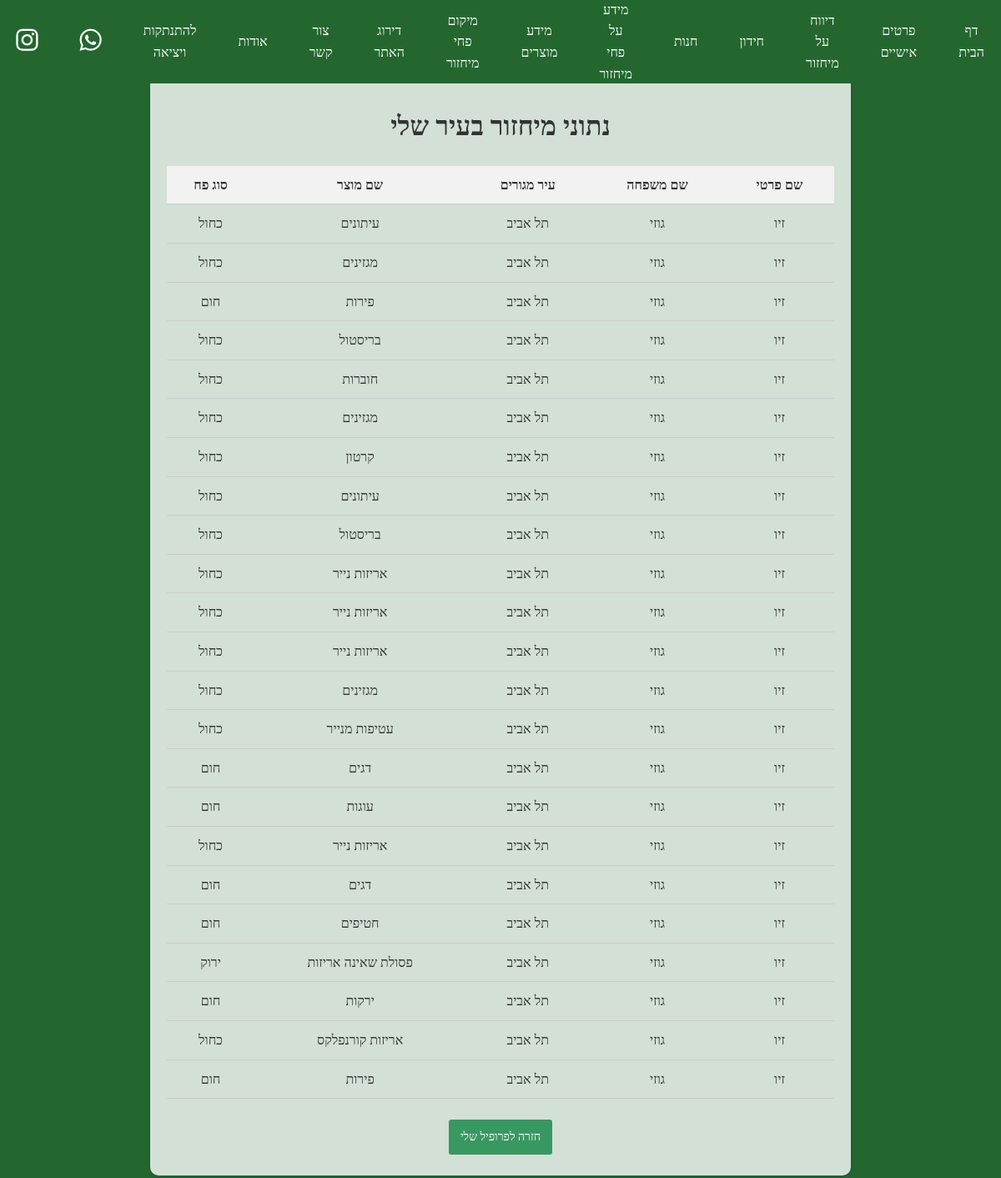
Screenshot of /website/recycling_bin/ (signed in) with the database file from the repository.
### website/models.py (models this page shows, shortened)
class usersrecycling(models.Model):
	creationDT = models.DateTimeField(auto_now_add=True)
	user = models.ForeignKey(User, on_delete=models.CASCADE)
	product = models.ForeignKey(products, on_delete=models.CASCADE)
	userImg = models.ImageField(upload_to="usersImgs/")
	STATUS_CHOICES = (
		(0, 'ממתין לאישור'),
		(1, 'אושר'),
		(2, 'נדחה'),
	)
	status = models.IntegerField(choices=STATUS_CHOICES, default=0)

class User(AbstractUser):
	first_name = models.CharField(max_length=50)
	last_name = models.CharField(max_length=50)
	email = models.EmailField(max_length=100, unique=True)
	USER_TYPE_CHOICES = (
		(0, 'Private'),
		(1, 'Corporation')
	)
	user_type = models.SmallIntegerField(default=0, choices=USER_TYPE_CHOICES)
	location = models.CharField(max_length=50)
	comp_num = models.PositiveIntegerField(blank=True, null=True)
	points = models.PositiveIntegerField(default=0)
	class Meta:
		app_label = 'website'
		verbose_name = 'User'
		verbose_name_plural = 'Users'

class products(models.Model):
	product_name = models.CharField(max_length=255)
	Product_type = models.BooleanField(default=False)
	value = models.PositiveIntegerField(default=10)
	BIN_TYPE_CHOICES = (
		('כתום', 'כתום'),
		('כחול', 'כחול'),
		('חום', 'חום'),
		('ירוק', 'ירוק'),
		('סגול', 'סגול'),
		('אפור', 'אפור'),
		('מיחזורית- בקבוקי שתייה בנפח של מעל 1.5 ליטר ', 'מיחזורית- בקבוקי שתייה בנפח של מעל 1.5 ליטר '),
		('קרטוניה', 'קרטוניה'),
	)
	bin_type = models.CharField(max_length=255, choices=BIN_TYPE_CHOICES, null=True, blank=True)

### website/views.py (the view)
# urls.py: path('recycling_bin/', views.recycling_bin, name='recycling_bin'),
@login_required
def recycling_bin(request):
    loginuser = request.user
    checkadmin = loginuser.is_superuser
    usertype = loginuser.user_type
    userID = loginuser.id
    userLocation = loginuser.location
    if checkadmin:
        usertype = "a"
    recycling_data = usersrecycling.objects.filter(user__location=userLocation)  # ניגשנו לשדה בתוך שדה עם __
    context = {
        'recycling_data': recycling_data,
        'userType': usertype,
    }
    return render(request, 'recycling_bin.html', context)

### website/templates/recycling_bin.html (shortened to what this page needs)
{% extends "master.html" %}
{% block content %}
<div class="container" style="background-color: rgba(255, 255, 255, 0.8); max-width: 800px; margin: 0 auto; padding: 20px; border-radius: 10px; box-shadow: 0px 2px 5px rgba(0, 0, 0, 0.1); text-align: center;">
    <br>
    <br>
    <br>
    <h1>  נתוני מיחזור בעיר שלי  </h1>
    <table style="width: 100%; margin-bottom: 20px; border-collapse: collapse; text-align: center;">
        <tr>
            <th>שם פרטי</th>
            <th>שם משפחה</th>
            <th>עיר מגורים</th>
            <th>שם מוצר</th>
            <th>סוג פח</th>
        </tr>
        {% for p in recycling_data %}
        <tr>
            <td>{{ p.user.first_name }}</td>
            <td>{{ p.user.last_name }}</td>
            <td>{{ p.user.location }}</td>
            <td>{{ p.product.product_name }}</td>
            <td>{{ p.product.bin_type }}</td>
        </tr>
        {% endfor %}
    </table>
    <a href="{% url 'userform' %}" style="display: inline-block; padding: 8px 12px; margin: 5px; font-size: 14px; text-decoration: none; color: #fff; background-color: #389862; border: 2px solid transparent; border-radius: 3px; cursor: pointer; transition: background-color 0.3s ease, border-color 0.3s ease, color 0.3s ease;">חזרה לפרופיל שלי</a>
</div>
{% endblock %}

### website/static/css/styles.css (style rules this page uses)
body { font-size: 16px; line-height: 1.6; color: #333; background-image: url('https://images.immediate.co.uk/production/volatile/sites/10/2023/06/2048x1365-Oak-trees-SEO-GettyImages-90590330-b6bfe8b.jpg?quality=90&webp=true&resize=1200,800'); background-size: cover; background-repeat: no-repeat; background-attachment: fixed; background-position: center calc(15% - 50px); direction: rtl; margin: 100; padding: 100; background-color: #23672f; }

### website/templates/recycling_bin.html (style rules this page uses)
th, td { padding: 10px; border-bottom: 1px solid #ccc; text-align: center; }
th { background-color: #f2f2f2; }

### rows the page displays
usersrecycling: user.first_name "זיו", user.last_name "גוזי", user.location "תל אביב", product.product_name "עיתונים", product.bin_type "כחול"
usersrecycling: user.first_name "זיו", user.last_name "גוזי", user.location "תל אביב", product.product_name "מגזינים", product.bin_type "כחול"
usersrecycling: user.first_name "זיו", user.last_name "גוזי", user.location "תל אביב", product.product_name "פירות", product.bin_type "חום"
usersrecycling: user.first_name "זיו", user.last_name "גוזי", user.location "תל אביב", product.product_name "בריסטול", product.bin_type "כחול"
usersrecycling: user.first_name "זיו", user.last_name "גוזי", user.location "תל אביב", product.product_name "חוברות", product.bin_type "כחול"
usersrecycling: user.first_name "זיו", user.last_name "גוזי", user.location "תל אביב", product.product_name "מגזינים", product.bin_type "כחול"
usersrecycling: user.first_name "זיו", user.last_name "גוזי", user.location "תל אביב", product.product_name "קרטון", product.bin_type "כחול"
usersrecycling: user.first_name "זיו", user.last_name "גוזי", user.location "תל אביב", product.product_name "עיתונים", product.bin_type "כחול"
usersrecycling: user.first_name "זיו", user.last_name "גוזי", user.location "תל אביב", product.product_name "בריסטול", product.bin_type "כחול"
usersrecycling: user.first_name "זיו", user.last_name "גוזי", user.location "תל אביב", product.product_name "אריזות נייר", product.bin_type "כחול"
usersrecycling: user.first_name "זיו", user.last_name "גוזי", user.location "תל אביב", product.product_name "אריזות נייר", product.bin_type "כחול"
usersrecycling: user.first_name "זיו", user.last_name "גוזי", user.location "תל אביב", product.product_name "אריזות נייר", product.bin_type "כחול"
usersrecycling: user.first_name "זיו", user.last_name "גוזי", user.location "תל אביב", product.product_name "מגזינים", product.bin_type "כחול"
usersrecycling: user.first_name "זיו", user.last_name "גוזי", user.location "תל אביב", product.product_name "עטיפות מנייר", product.bin_type "כחול"
usersrecycling: user.first_name "זיו", user.last_name "גוזי", user.location "תל אביב", product.product_name "דגים", product.bin_type "חום"
usersrecycling: user.first_name "זיו", user.last_name "גוזי", user.location "תל אביב", product.product_name "עוגות", product.bin_type "חום"
usersrecycling: user.first_name "זיו", user.last_name "גוזי", user.location "תל אביב", product.product_name "אריזות נייר", product.bin_type "כחול"
usersrecycling: user.first_name "זיו", user.last_name "גוזי", user.location "תל אביב", product.product_name "דגים", product.bin_type "חום"
usersrecycling: user.first_name "זיו", user.last_name "גוזי", user.location "תל אביב", product.product_name "חטיפים", product.bin_type "חום"
usersrecycling: user.first_name "זיו", user.last_name "גוזי", user.location "תל אביב", product.product_name "פסולת שאינה אריזות", product.bin_type "ירוק"
usersrecycling: user.first_name "זיו", user.last_name "גוזי", user.location "תל אביב", product.product_name "ירקות", product.bin_type "חום"
usersrecycling: user.first_name "זיו", user.last_name "גוזי", user.location "תל אביב", product.product_name "אריזות קורנפלקס", product.bin_type "כחול"
usersrecycling: user.first_name "זיו", user.last_name "גוזי", user.location "תל אביב", product.product_name "פירות", product.bin_type "חום"
